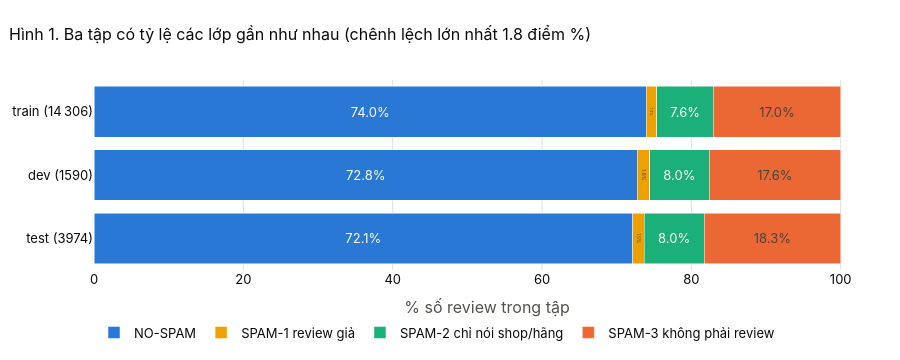

The notebook cell saved with this chart:
### Markdown cell above
### 4.3 Ba tập train, dev, test có giống nhau không?

Nếu tác giả chia ngẫu nhiên và giữ tỷ lệ các lớp, thì tỷ lệ mỗi loại spam trong train, dev và test phải gần như bằng nhau.

### Code cell
split_counts = pd.crosstab(df["split"], df["type_name"]).loc[list(SPLIT_FILES)]   # thứ tự train, dev, test
split_share = split_counts.div(split_counts.sum(axis=1), axis=0) * 100

fig = go.Figure()
for type_name in split_share.columns:
    fig.add_trace(go.Bar(
        y=[f"{s} ({format_number(split_counts.loc[s].sum())})" for s in split_share.index], x=split_share[type_name],
        name=type_name, orientation="h", marker_color=TYPE_COLORS[type_name],
        customdata=split_counts[type_name],
        text=[f"{v:.1f}%" for v in split_share[type_name]], textposition="inside", insidetextanchor="middle",
        hovertemplate="%{y}<br>" + type_name + ": %{customdata} review (%{x:.1f}%)<extra></extra>",
    ))
max_gap = (split_share.max() - split_share.min()).max()
show_fig(fig, f"Ba tập có tỷ lệ các lớp gần như nhau (chênh lệch lớn nhất {max_gap:.1f} điểm %)",
         barmode="stack", height=360, xaxis_title="% số review trong tập", yaxis_autorange="reversed",
         legend=BOTTOM_LEGEND)

### Figure 1 — Plotly figure (JSON) as saved in the notebook; plotly's stock layout.template omitted (floating-point values rounded to 4 significant figures)
{"data": [{"customdata": [10585, 1157, 2867], "hovertemplate": "%{y}<br>NO-SPAM: %{customdata} review (%{x:.1f}%)<extra></extra>", "insidetextanchor": "middle", "marker": {"color": "#2a78d6"}, "name": "NO-SPAM", "orientation": "h", "text": ["74.0%", "72.8%", "72.1%"], "textposition": "inside", "type": "bar", "x": [73.99, 72.77, 72.14], "y": ["train (14 306)", "dev (1590)", "test (3974)"]}, {"customdata": [195, 26, 61], "hovertemplate": "%{y}<br>SPAM-1 review giả: %{customdata} review (%{x:.1f}%)<extra></extra>", "insidetextanchor": "middle", "marker": {"color": "#eda100"}, "name": "SPAM-1 review giả", "orientation": "h", "text": ["1.4%", "1.6%", "1.5%"], "textposition": "inside", "type": "bar", "x": [1.363, 1.635, 1.535], "y": ["train (14 306)", "dev (1590)", "test (3974)"]}, {"customdata": [1087, 127, 319], "hovertemplate": "%{y}<br>SPAM-2 chỉ nói shop/hãng: %{customdata} review (%{x:.1f}%)<extra></extra>", "insidetextanchor": "middle", "marker": {"color": "#1baf7a"}, "name": "SPAM-2 chỉ nói shop/hãng", "orientation": "h", "text": ["7.6%", "8.0%", "8.0%"], "textposition": "inside", "type": "bar", "x": [7.598, 7.987, 8.027], "y": ["train (14 306)", "dev (1590)", "test (3974)"]}, {"customdata": [2439, 280, 727], "hovertemplate": "%{y}<br>SPAM-3 không phải review: %{customdata} review (%{x:.1f}%)<extra></extra>", "insidetextanchor": "middle", "marker": {"color": "#eb6834"}, "name": "SPAM-3 không phải review", "orientation": "h", "text": ["17.0%", "17.6%", "18.3%"], "textposition": "inside", "type": "bar", "x": [17.05, 17.61, 18.29], "y": ["train (14 306)", "dev (1590)", "test (3974)"]}], "layout": {"barmode": "stack", "height": 360, "legend": {"orientation": "h", "traceorder": "normal", "x": 0, "y": -0.25, "yanchor": "top"}, "title": {"text": "Hình 1. Ba tập có tỷ lệ các lớp gần như nhau (chênh lệch lớn nhất 1.8 điểm %)"}, "xaxis": {"title": {"text": "% số review trong tập"}}, "yaxis": {"autorange": "reversed"}}}
